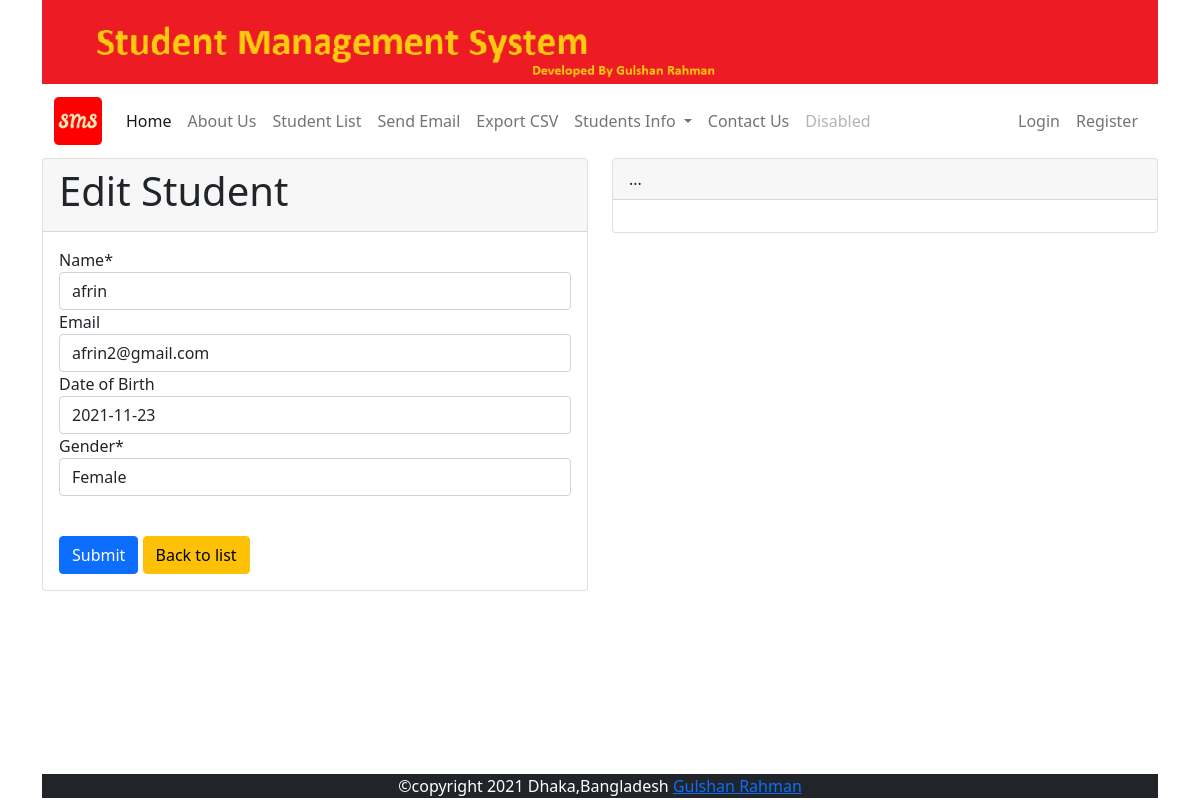
/stud/edit/49, run on the app's committed database.
### studentapp/models.py (models this page shows, shortened)
class Student(models.Model):
    GENDER_CHOICES = [('Male','Male'),('Female','Female'),('Other','Other'),]
    name = models.CharField(max_length=100)
    email = models.EmailField(unique=True,blank=True,null=True)
    dob = models.DateField(default=datetime.now,blank=True)
    gender = models.CharField(max_length=6,choices=GENDER_CHOICES,default='Male')

### studentapp/views.py (the view)
# urls.py: path('edit/<int:id>', views.edit,name='edit'),
def edit(request, id):
    if request.method == "POST":
      student = Student.objects.get(pk = id)
      form = StudentForm(request.POST or None, instance=student)
      if form.is_valid():
          form.save()
          messages.success(request,'Data Updated successfully')
          return redirect('list')
    else:
        student = Student.objects.get(pk = id)
        form = StudentForm(request.POST or None, instance=student)
    context = {'title': 'Edit Student','form':form}
    return render(request,'stud/create.html',context)

### studentapp/forms.py
class StudentForm(forms.ModelForm):
    class Meta:
        model = Student
        fields = "__all__"
        labels = {'dob':'Date of Birth'}

### templates/stud/create.html (shortened to what this page needs)
{% extends 'base.html' %}
{% load static %}
{% block content %}
<form action="" method="POST">
<div class="row">
    <div class="col-sm-6">
        <div class="card">
           <div class="card-header">
            <h1>{{ title }}</h1>
           </div>
            <div class="card-body">
                {% load crispy_forms_tags %}
                {{ form | crispy }}
                <br>
                <button type="submit" class="btn btn-primary mt-3">Submit</button>
                <a href="{% url 'list' %}" class="btn btn-warning mt-3">Back to list</a>
            </div>
          </div>
    </div>
    <div class="col-sm-6">
        <div class="card">
            <div class="card-header">
             ...
            </div>
             <div class="card-body">
             </div>
           </div>
    </div>
</div>
</form>
{% endblock content %}

### data on the page
Student: name "afrin", email "afrin2@gmail.com", dob "2021-11-23", gender "Female"

### other printed values
{{ title }} "Edit Student"
